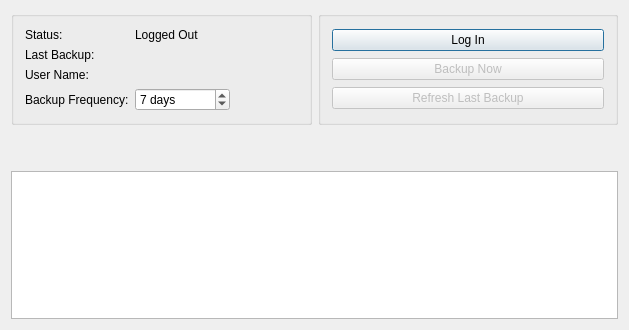
<?xml version="1.0" encoding="UTF-8"?>
<ui version="4.0">
 <class>CloudDialog</class>
 <widget class="QDialog" name="CloudDialog">
  <property name="geometry">
   <rect>
    <x>0</x>
    <y>0</y>
    <width>629</width>
    <height>330</height>
   </rect>
  </property>
  <property name="windowTitle">
   <string>Dropbox Backup</string>
  </property>
  <layout class="QVBoxLayout" name="verticalLayout_2">
   <item>
    <layout class="QHBoxLayout" name="horizontalLayout">
     <item>
      <widget class="QGroupBox" name="groupBox">
       <property name="title">
        <string/>
       </property>
       <layout class="QFormLayout" name="formLayout">
        <item row="0" column="0">
         <widget class="QLabel" name="label_2">
          <property name="text">
           <string>Status: </string>
          </property>
         </widget>
        </item>
        <item row="0" column="1">
         <widget class="QLabel" name="statusLbl">
          <property name="text">
           <string>Logged Out</string>
          </property>
         </widget>
        </item>
        <item row="1" column="0">
         <widget class="QLabel" name="label_4">
          <property name="text">
           <string>Last Backup: </string>
          </property>
         </widget>
        </item>
        <item row="1" column="1">
         <widget class="QLabel" name="lastBackupLbl">
          <property name="text">
           <string/>
          </property>
         </widget>
        </item>
        <item row="2" column="0">
         <widget class="QLabel" name="label_6">
          <property name="text">
           <string>User Name: </string>
          </property>
         </widget>
        </item>
        <item row="2" column="1">
         <widget class="QLabel" name="userNameLbl">
          <property name="text">
           <string/>
          </property>
         </widget>
        </item>
        <item row="3" column="0">
         <widget class="QLabel" name="label_3">
          <property name="text">
           <string>Backup Frequency:</string>
          </property>
         </widget>
        </item>
        <item row="3" column="1">
         <widget class="QSpinBox" name="frequencySpin">
          <property name="maximumSize">
           <size>
            <width>95</width>
            <height>16777215</height>
           </size>
          </property>
          <property name="suffix">
           <string> days</string>
          </property>
          <property name="value">
           <number>7</number>
          </property>
         </widget>
        </item>
       </layout>
      </widget>
     </item>
     <item>
      <widget class="QGroupBox" name="groupBox_2">
       <property name="title">
        <string/>
       </property>
       <layout class="QVBoxLayout" name="verticalLayout">
        <item>
         <widget class="QPushButton" name="logInBtn">
          <property name="text">
           <string>Log In</string>
          </property>
         </widget>
        </item>
        <item>
         <widget class="QPushButton" name="backupBtn">
          <property name="enabled">
           <bool>false</bool>
          </property>
          <property name="text">
           <string>Backup Now</string>
          </property>
         </widget>
        </item>
        <item>
         <widget class="QPushButton" name="refreshBtn">
          <property name="enabled">
           <bool>false</bool>
          </property>
          <property name="text">
           <string>Refresh Last Backup</string>
          </property>
         </widget>
        </item>
       </layout>
      </widget>
     </item>
    </layout>
   </item>
   <item>
    <spacer name="verticalSpacer">
     <property name="orientation">
      <enum>Qt::Vertical</enum>
     </property>
     <property name="sizeType">
      <enum>QSizePolicy::Minimum</enum>
     </property>
     <property name="sizeHint" stdset="0">
      <size>
       <width>20</width>
       <height>40</height>
      </size>
     </property>
    </spacer>
   </item>
   <item>
    <widget class="QTextBrowser" name="textBrowser">
     <property name="enabled">
      <bool>true</bool>
     </property>
    </widget>
   </item>
  </layout>
 </widget>
 <layoutdefault spacing="6" margin="11"/>
 <resources/>
 <connections/>
</ui>
